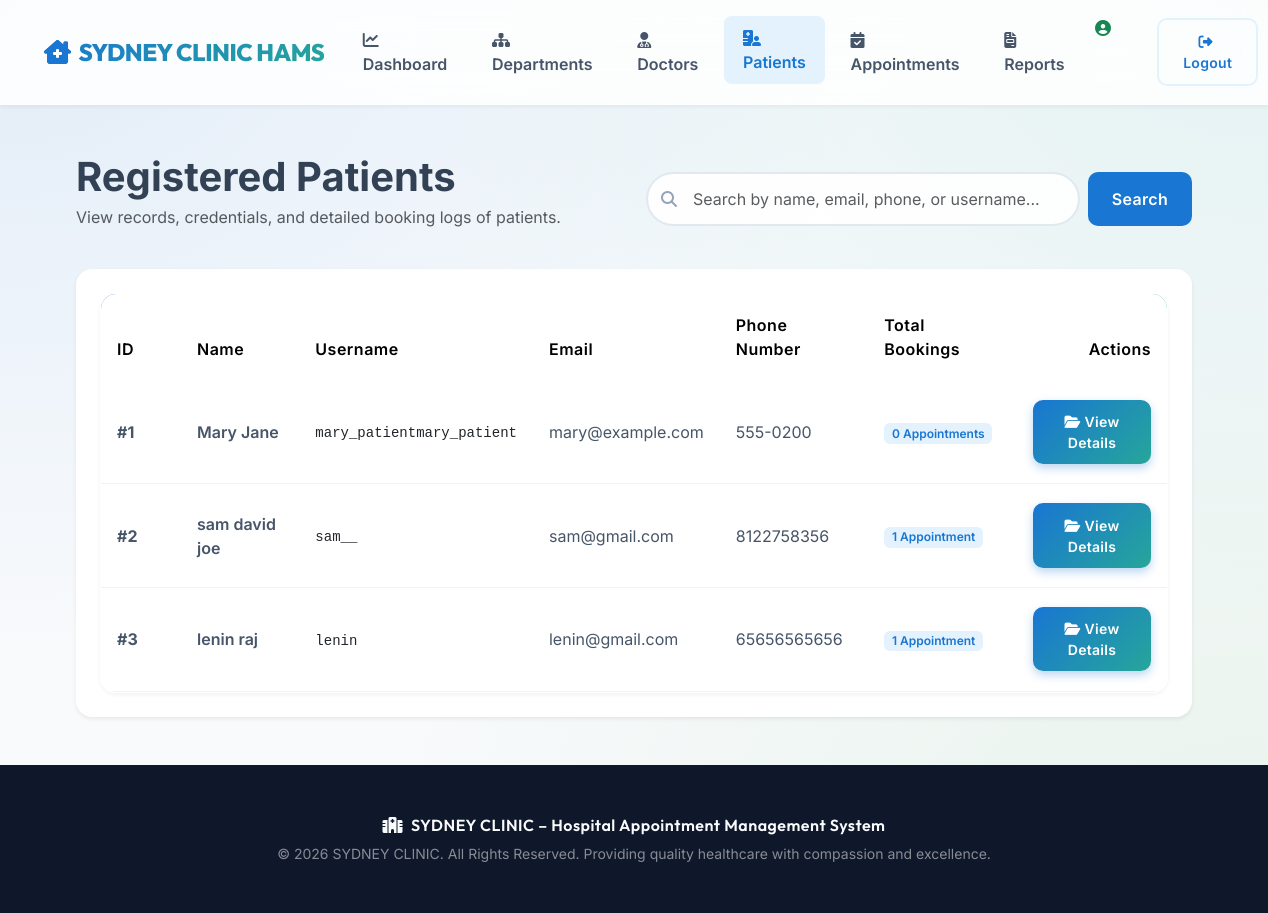
The page /admin-panel/patients/ (signed in) on the database its author committed.
### appointments/models.py (models this page shows, shortened)
class Patient(models.Model):
    GENDER_CHOICES = [
        ('Male', 'Male'),
        ('Female', 'Female'),
        ('Other', 'Other'),
    ]
    user = models.OneToOneField(User, on_delete=models.CASCADE, related_name='patient_profile')
    gender = models.CharField(max_length=10, choices=GENDER_CHOICES, default='Male')
    date_of_birth = models.DateField(null=True, blank=True)
    phone = models.CharField(max_length=15)
    address = models.TextField()

### appointments/views.py (the view, shortened to what this page needs)
# urls.py: path('admin-panel/patients/', views.admin_manage_patients, name='admin_manage_patients'),
@user_passes_test(admin_required, login_url='admin_login')
def admin_manage_patients(request):
    query = request.GET.get('q', '')
    patients = Patient.objects.all().select_related('user').annotate(num_appts=Count('appointments'))
    return render(request, 'admin/patients.html', {'patients': patients, 'query': query})

### appointments/views.py (called while the page is built)
def admin_required(user):
    return user.is_authenticated and user.is_staff

### templates/admin/patients.html (shortened to what this page needs)
{% extends 'base.html' %}
{% block content %}
<div class="row mb-4 align-items-center">
    <div class="col-md-6">
        <h1 class="fw-bold mb-1">Registered Patients</h1>
        <p class="text-muted">View records, credentials, and detailed booking logs of patients.</p>
    </div>
    <div class="col-md-6 text-md-end">
        <form method="GET" class="d-flex search-wrapper mt-3 mt-md-0">
            <i class="fa-solid fa-search"></i>
            <input type="text" name="q" value="{{ query }}" class="form-control me-2" placeholder="Search by name, email, phone, or username...">
            <button type="submit" class="btn btn-teal text-white" style="background-color: var(--primary-color);">Search</button>
        </form>
    </div>
</div>
<div class="card border-0 shadow-sm rounded-4">
    <div class="card-body p-4">
        <div class="table-responsive custom-table-container">
            <table class="table custom-table table-hover align-middle">
                <thead>
                    <tr>
                        <th style="width: 80px;">ID</th>
                        <th>Name</th>
                        <th>Username</th>
                        <th>Email</th>
                        <th>Phone Number</th>
                        <th>Total Bookings</th>
                        <th class="text-end" style="width: 150px;">Actions</th>
                    </tr>
                </thead>
                <tbody>
                    {% if patients %}
                        {% for patient in patients %}
                            <tr>
                                <td><strong>#{{ patient.id }}</strong></td>
                                <td>
                                    <span class="fw-semibold">{{ patient.user.get_full_name|default:patient.user.username }}</span>
                                </td>
                                <td><code class="text-dark">{{ patient.user.username }}</code></td>
                                <td>{{ patient.user.email }}</td>
                                <td>{{ patient.phone }}</td>
                                <td>
                                    <span class="badge bg-teal-light text-teal" style="background-color: var(--primary-light); color: var(--primary-color); font-weight: 600;">
                                        {{ patient.num_appts }} Appointment{{ patient.num_appts|pluralize }}
                                    </span>
                                </td>
                                <td class="text-end">
                                    <a href="{% url 'admin_patient_detail' patient.id %}" class="btn btn-sm btn-primary">
                                        <i class="fa-solid fa-folder-open me-1"></i>View Details
                                    </a>
                                </td>
                            </tr>
                        {% endfor %}
                    {% else %}
                        <tr>
                            <td colspan="7" class="text-center py-4 text-muted">
                                <i class="fa-solid fa-user-slash me-2 fa-lg"></i>No patients found matching the search criteria.
                            </td>
                        </tr>
                    {% endif %}
                </tbody>
            </table>
        </div>
    </div>
</div>
{% endblock %}

### static/css/style.css (style rules this page uses)
:root { --primary-color: #1976D2; --primary-hover: #1565C0; --primary-light: #E3F2FD; --secondary-color: #26A69A; --secondary-hover: #00897B; --accent-color: #4CAF50; --accent-hover: #43A047; --success-color: #10B981; --danger-color: #EF4444; --warning-color: #F59E0B; --info-color: #3B82F6; --light-bg: #F8FAFC; --white: #ffffff; --border-radius: 16px; --shadow-sm: 0 2px 4px rgba(0,0,0,0.05); --shadow-md: 0 8px 16px rgba(0,0,0,0.08); --shadow-lg: 0 20px 40px rgba(0,0,0,0.12); --glass-bg: rgba(255, 255, 255, 0.85); --glass-border: rgba(255, 255, 255, 0.6); --glass-blur: blur(20px); --gradient-primary: linear-gradient(135deg, #1976D2 0%, #26A69A 100%); --glow-primary: 0 0 20px rgba(25, 118, 210, 0.3); --glow-secondary: 0 0 20px rgba(38, 166, 154, 0.3); }
body { font-family: 'Inter', 'Outfit', -apple-system, BlinkMacSystemFont, "Segoe UI", Roboto, sans-serif; background: #F8FAFC; background-image: radial-gradient(at 0% 0%, hsla(211, 79%, 46%, 0.1) 0px, transparent 50%), radial-gradient(at 100% 0%, hsla(174, 62%, 40%, 0.1) 0px, transparent 50%), radial-gradient(at 100% 100%, hsla(122, 39%, 49%, 0.1) 0px, transparent 50%); background-attachment: fixed; color: #334155; min-height: 100vh; display: flex; flex-direction: column; }
.btn { border-radius: 10px; padding: 0.7rem 1.5rem; font-weight: 600; transition: all 0.3s ease; letter-spacing: 0.3px; border: none; }
.btn-primary { background: var(--gradient-primary); color: white; box-shadow: 0 4px 10px rgba(25, 118, 210, 0.3); }
.custom-table-container { border-radius: var(--border-radius); overflow: hidden; border: 1px solid var(--glass-border); box-shadow: var(--shadow-sm); background: var(--glass-bg); }
.custom-table { margin-bottom: 0; }
.custom-table thead { background: var(--gradient-primary); color: var(--white); }
.custom-table th { font-weight: 600; padding: 1.2rem 1rem; border-bottom: none; letter-spacing: 0.5px; }
.custom-table td { padding: 1.2rem 1rem; vertical-align: middle; border-bottom: 1px solid rgba(0,0,0,0.05); color: #475569; }
.custom-table tbody tr { transition: background-color 0.2s ease; }
.form-control, .form-select { border-radius: 10px; border: 2px solid #E2E8F0; padding: 0.8rem 1rem; transition: all 0.3s ease; background-color: rgba(255, 255, 255, 0.9); }
.search-wrapper { position: relative; }
.search-wrapper i { position: absolute; left: 15px; top: 50%; transform: translateY(-50%); color: #94a3b8; }
.search-wrapper .form-control { padding-left: 45px; border-radius: 30px; }

### rows shown on the page
Patient: id "1", user.get_full_name "Mary Jane", user.username "mary_patientmary_patient", user.email "mary@example.com", phone "555-0200", num_appts "0"
Patient: id "2", user.get_full_name "sam david joe", user.username "sam__", user.email "sam@gmail.com", phone "8122758356", num_appts "1"
Patient: id "3", user.get_full_name "lenin raj", user.username "lenin", user.email "lenin@gmail.com", phone "65656565656", num_appts "1"
